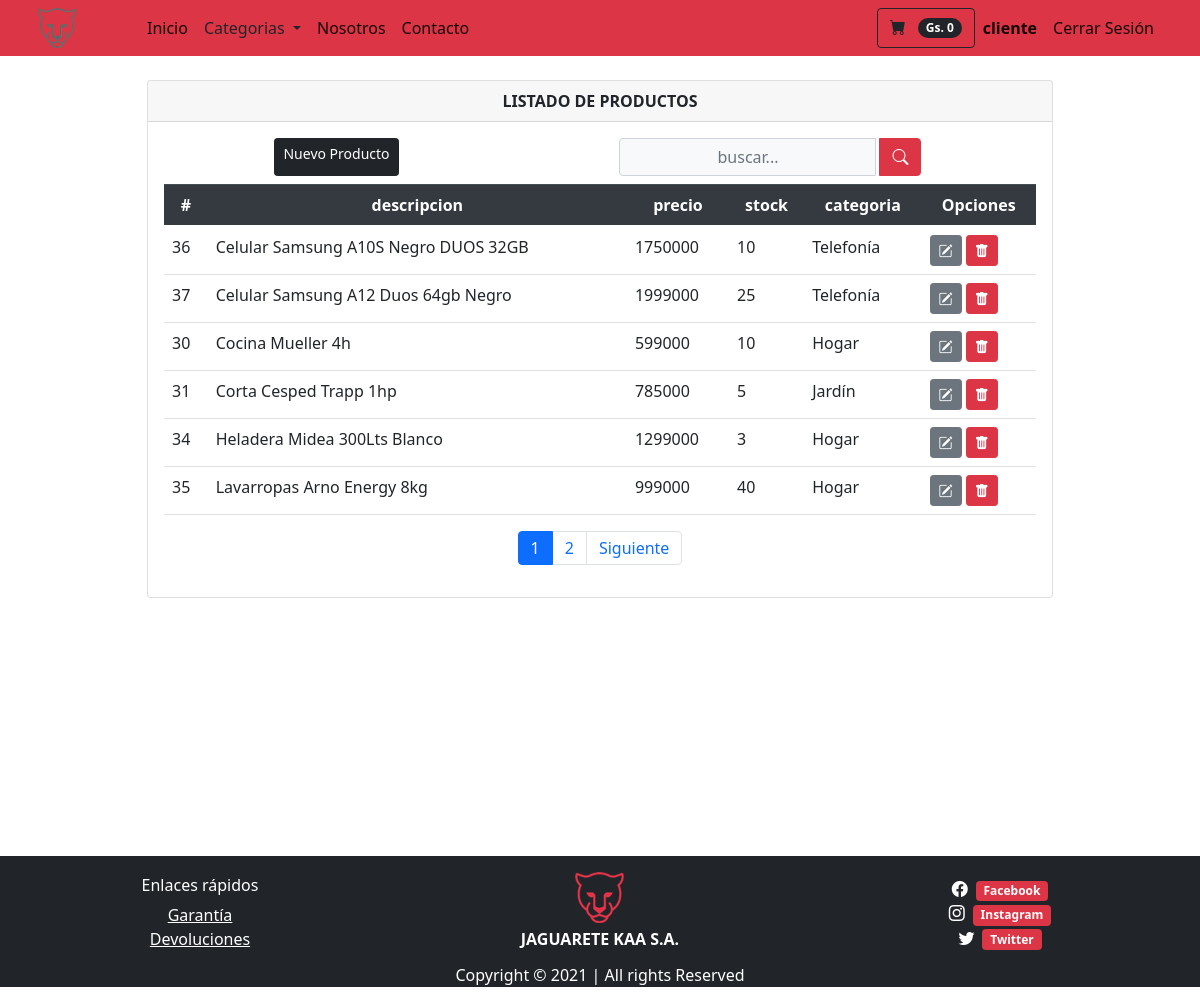
/listarproductos/ (signed in), run on the app's committed database.
### tienda/models.py (models this page shows, shortened)
class Productos(models.Model):
    nombre = models.CharField(max_length=100)
    imagen = models.ImageField(upload_to='imgproductos/%Y/%m/%d', blank=True)
    descripcion = models.CharField(max_length=500)
    precio = models.IntegerField()
    stock = models.IntegerField(null=True, default=0)
    categoria = models.ForeignKey(Categorias, on_delete=models.PROTECT)
    oferta = models.BooleanField(default=False)
    class Meta:
        db_table = 'productos'
        verbose_name = 'Producto'
        verbose_name_plural = 'Productos'
        ordering = ['id']

class Categorias(models.Model):
    nombre = models.CharField(max_length=100)
    def __str__(self):
        return self.nombre
    class Meta:
        db_table = "categorias"
        verbose_name = 'Categoria'
        verbose_name_plural = 'Categorias'
        ordering = ['id']

### tienda/views.py (the view)
# urls.py: path('listarproductos/', views.listarProductos, name='listarproductos'),
@login_required(login_url='/login')
def listarProductos(request):
    busqueda = request.POST.get("buscador")
    lista_productos = Productos.objects.order_by('nombre')
    page = request.GET.get('page', 1)
    if busqueda:
        lista_productos = Productos.objects.filter(
            Q(nombre__icontains = busqueda) |
            Q(descripcion__icontains = busqueda)
        ).distinct()
    try:
        paginator = Paginator(lista_productos, 6)
        lista_productos = paginator.page(page)
    except:
        raise Http404
    data = {'entity': lista_productos,
            'title': 'LISTADO DE PRODUCTOS',
            'paginator': paginator
            }
    return render(request, 'producto/listar.html', data)

### tienda/context_processors.py (called while the page is built)
def extras(request):
	lista_categorias = Categorias.objects.all().order_by('nombre')
	return {'categorias':lista_categorias}

def importe_total_carro(request):
	total=0
	if request.user.is_authenticated:
		if "carro" in request.session:
			for key, value in request.session["carro"].items():
				total= total + int(value["precio"])
	return {"importe_total_carro":total}

### templates/producto/listar.html (shortened to what this page needs)
{% extends 'layouts/tienda.html' %} {% block content %}
<div class="min-vh-100 d-flex flex-colum py-4">
    <div class="container">
        <div class="row justify-content-center">
            <div class="col-lg-10 col-md-6 col-sm-4 animate__animated animate__backInRight animate__delay-0.4s">
                <div class="card">
                    <div class="card-header text-center font-weight-bold">
                        {{ title }}
                    </div>
                    <div class="card-body table-responsive align-items-center">
                        <div class="d-flex mb-2">
                            <a href="/addproducto" class="d-flex inline-block mx-auto btn btn-dark btn-sm" type="submit">
                                Nuevo Producto
                            </a>
                            <form class="d-flex mx-auto d-sm-inlne-block form-inline" method="POST" action="">
                                <div class="input-group">
                                    <input type="text" class="form-control bg-light border-1 small text-center" name="buscador" placeholder="buscar..." value="{{ request.POST.buscador }}">
                                    <div class="input-group-append">
                                        <button class="btn btn-danger mx-1" type="submit">
                                                <i class="bi bi-search bi-sm"></i>
                                            </button>
                                    </div>
                                </div>
                            </form>
                        </div>
                        <table class="table table-condensed">
                            <thead class="thead-dark text-center ">
                                <tr>
                                    <th scope="col">#</th>
                                    <th scope="col">descripcion</th>
                                    <th scope="col">precio</th>
                                    <th scope="col">stock</th>
                                    <th scope="col">categoria</th>
                                    <th colspan="2">Opciones</th>
                                </tr>
                            </thead>
                            <tbody>
                                {% load bootstrap_icons %} {% if entity %} {% for producto in entity %}
                                <tr>
                                    <td>{{ producto.id }}</td>
                                    <td>{{ producto.nombre }}</td>
                                    <td>{{ producto.precio }}</td>
                                    <td>{{ producto.stock }}</td>
                                    <td>{{ producto.categoria }}</td>
                                    <td colspan="2">
                                        <a class="btn btn-secondary btn-sm" href="{% url 'tienda:editproducto' producto.id %}" type="button"><i class="bi bi-pencil-square"></i></a>
                                        <a class="btn btn-danger btn-sm" href="{% url 'tienda:deleteProducto' producto.id %}" type="button"><i class="bi bi-trash-fill"></i></a>
                                    </td>
                                </tr>
                                {% endfor %} {% else %}
                                <div class="text-center text-warning">
                                    <h3> No se encontraron Productos!!</h3>
                                </div>
                                {% endif %}
                            </tbody>
                        </table>
                        <div>
                            {% include 'paginator.html' %}
                        </div>
                    </div>
                </div>
            </div>
        </div>
    </div>
</div>
{% endblock %}

### templates/layouts/tienda.html (shortened to what this page needs)
{% load static %}
<!DOCTYPE html>
<html lang="es">
<head>
    <link href="https://cdn.jsdelivr.net/npm/bootstrap-icons@1.5.0/font/bootstrap-icons.css" rel="stylesheet" />
    <link rel="stylesheet" href="https://cdn.jsdelivr.net/npm/bootstrap@4.5.3/dist/css/bootstrap.min.css">
    <link rel="stylesheet" href="https://cdnjs.cloudflare.com/ajax/libs/animate.css/4.1.1/animate.min.css" />
    <link href="{% static 'css/styles.css' %}" rel="stylesheet" />
</head>
<body>
    <nav class="navbar navbar-expand-lg navbar-light bg-danger sticky-top">
        <div class="container px-2 px-lg-2">
            <a class="navbar-logo" href="/">
                <img class="img-fluid" src="{% static 'assets/logo2.png' %}" width="50%" heigth="50%" alt="logo">
            </a>
            <div class="collapse navbar-collapse" id="navbarSupportedContent">
                <ul class="navbar-nav me-auto mb-2 mb-lg-0 ms-lg-4">
                    <li class="nav-item">
                        <a class="nav-link active" aria-current="page" href="/"></span>
                            Inicio
                        </a>
                    </li>
                    <div class="dropdown show">
                        <a class="nav-link dropdown-toggle text-dark" href="#" role="button" id="dropdownMenuLink" data-toggle="dropdown" aria-haspopup="true" aria-expanded="false">
                            Categorias
                        </a>
                    </div>
                    <li class="nav-item">
                        <a class="nav-link active" aria-current="page" href="/nosotros">
                            Nosotros
                        </a>
                    </li>
                    <li class="nav-item">
                        <a class="nav-link active" aria-current="page" href="/contacto">
                            Contacto
                        </a>
                    </li>
                </ul>
                <ul class="navbar-nav d-flex ml-auto mb-2 mb-lg-0 ms-lg-4">
                    {% if user.is_authenticated %}
                    {% load humanize %}
                    <div class="d-flex">
                        <a href="{% url 'tienda:viewcart' %}" class="btn btn-outline-dark">
                            <i class="bi-cart-fill me-1"></i>
                            <span class="badge bg-dark text-white ms-1 rounded-pill">Gs. {{ importe_total_carro | intcomma }}</span>
                        </a>
                    </div>
                    <li class="nav-item">
                        <a class="nav-link active" aria-current="page" href="#">
                            <b>{{ user.username }}</b>
                        </a>
                    </li>
                    <li class="nav-item">
                        <a class="nav-link active" aria-current="page" href="{% url 'logout' %}">
                                    Cerrar Sesión
                            </a>
                    </li>
                    {% endif %}
                </ul>
            </div>
        </div>
    </nav>
    <section class="container">
        {% block content%} {% endblock %}
    </section>
    <footer class="container-fluid my-0 pt-3 pb-0 bg-dark">
        <div class="row">
            <ul class="col-4 list-unstyled text-center mx-auto my-auto">
                <h6 class="text-white">Enlaces rápidos</h6>
                <li class="list-unstyled text-white">
                    <a href="/garantia" class="stretched-link text-white">Garantía</a></li>
                <li>
                    <a href="/devoluciones" class="stretched-link text-white">Devoluciones</a></li>
            </ul>
            <ul class="col-4 list-unstyled text-center mx-auto my-auto">
                <img class="img-fluid pb-1 " src="{% static 'assets/logo.png' %}" alt="logo">
                <p class="font-weight-bold text-white text-center mb-1">JAGUARETE KAA S.A.</p>
            </ul>
            <ul class="col-4 list-unstyled my-auto mx-auto text-center">
                {% load bootstrap_icons %}
                <li>
                    <a href="#"> <i class="bi bi-facebook text-white mr-2"></i><span class="badge badge-danger">Facebook</span> </a>
                </li>
                <li>
                    <a href="#"> <i class="bi bi-instagram text-white mr-2"></i><span class="badge badge-danger">Instagram</span> </a>
                </li>
                <li>
                    <a href="#"> <i class="bi bi-twitter text-white mr-2"></i><span class="badge badge-danger">Twitter</span> </a>
                </li>
            </ul>
        </div>
        <div class="text-center">
            <p class="pt-2 text-white">Copyright &copy; 2021 | All rights Reserved</p>
        </div>
    </footer>
</body>
</html>

### data on the page
Productos: id "36", nombre "Celular Samsung A10S Negro DUOS 32GB", precio "1750000", stock "10", categoria "Telefonía"
Productos: id "37", nombre "Celular Samsung A12 Duos 64gb Negro", precio "1999000", stock "25", categoria "Telefonía"
Productos: id "30", nombre "Cocina Mueller 4h", precio "599000", stock "10", categoria "Hogar"
Productos: id "31", nombre "Corta Cesped Trapp 1hp", precio "785000", stock "5", categoria "Jardín"
Productos: id "34", nombre "Heladera Midea 300Lts Blanco", precio "1299000", stock "3", categoria "Hogar"
Productos: id "35", nombre "Lavarropas Arno Energy 8kg", precio "999000", stock "40", categoria "Hogar"

### other printed values
{{ importe_total_carro | intcomma }} "0"
{{ user.username }} "cliente"
{{ title }} "LISTADO DE PRODUCTOS"
{{ page }} "1" "2"
